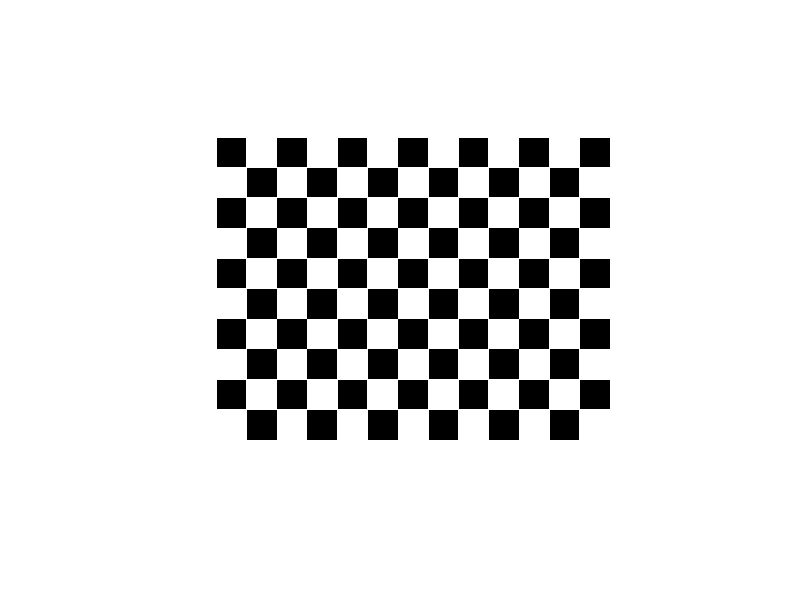

MATLAB code for this plot:
close all;
clear all;
clc;
width=1024  ;      %pattern的宽
height=768     ;          %pattern的高
img_final=zeros(height,width);
reinforceconner=1       ;%是否加强角点 
row=10;                 %pattern中棋盘格的行数
col=13 ;              %pattern中棋盘格的列数
length=50;           %pattern中棋盘格的大小
org_X=(height-row*length)/2;        %pattern关于纵轴方向的位置，默认放在中间
org_Y=(width-col*length)/2;             %pattern关于横轴方向的位置，默认放在中间
  color1=1;
     color2=color1;
img=zeros(row*length,col*length);
for i=0:(row-1)
    color2=color1;
    for j=0:(col-1)
        if color2==1
        img(i*length+1:(i+1)*length-1,j*length+1:(j+1)*length-1)=color2;
        end
        %不加的话，可以注释掉
        %
        color2=~color2;
    end
    color1=~color1;
end
img_final(org_X:org_X+row*length-1,org_Y:org_Y+col*length-1)=img;
   img_final=~img_final;
     figure;imshow(img_final);   
     imwrite(img_final, 'cheesBoard.jpg','jpg');